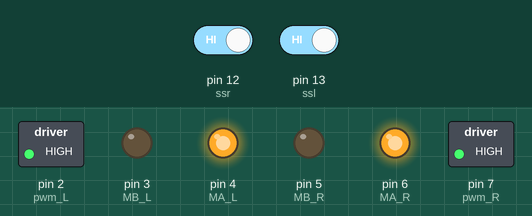
The sketch below on a simulated Arduino Uno, built with avr-gcc and run on an emulated ATmega328P. Shown: switched loads named in the sketch (green lamp = pin HIGH), output pins drawn as LEDs (lit = HIGH). The inputs (shaded band) are chosen by the test bench; at power-on: pin 12 (ssr) HIGH, pin 13 (ssl) HIGH.

Above: at 1.2 s.
1.3 s: pin 12 (ssr) driven LOW
At 2.5 s:
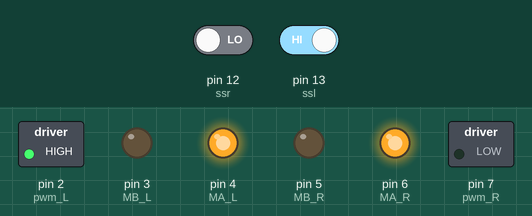
2.8 s: pin 13 (ssl) driven LOW
At 3.9 s:
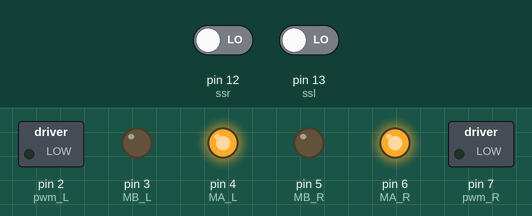
4.3 s: pin 12 (ssr) driven HIGH
At 5.0 s:
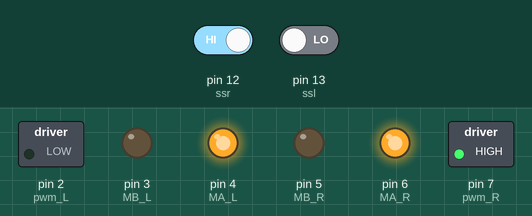
5.8 s: pin 13 (ssl) driven HIGH
At 6.2 s:
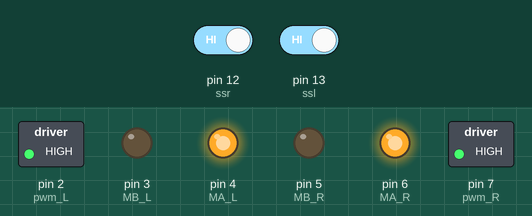
Timing chart, 0 to 8.3 s (numbered marks = the images above; inputs shaded):
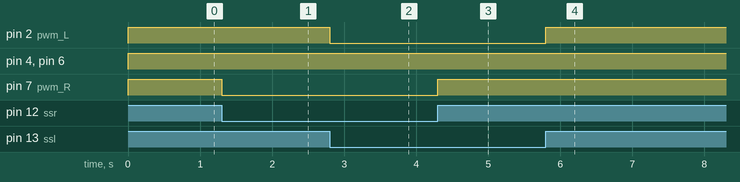

The sketch:

lesson_7_robot_trackline.ino
```cpp
int ssr = 12;
int ssl = 13;
int MA_R = 6;
int MB_R = 5;
int pwm_R = 7;
int MA_L = 4;
int MB_L = 3;
int pwm_L = 2;
void setup() {
  pinMode (ssr, INPUT);
  pinMode (ssl, INPUT);
  pinMode (MA_R, OUTPUT);
  pinMode (MB_R, OUTPUT);
  pinMode (MA_L, OUTPUT);
  pinMode (MB_L, OUTPUT);
  pinMode (pwm_R, OUTPUT);
  pinMode (pwm_L, OUTPUT);
}

void loop() {
  int sr = 0;
  int sl = 0;
  sr = digitalRead (ssr);
  sl = digitalRead (ssl);
  if (sr == 0)
  {
    digitalWrite (MA_R, 1);
    digitalWrite (MB_R, 0);
    analogWrite (pwm_R, 0);
  }
  if (sl == 0)
  {
    digitalWrite (MA_L, 1);
    digitalWrite (MB_L, 0);
    analogWrite (pwm_L, 0);
  }
  if (sl == 1)
  {
    digitalWrite (MA_L, 1);
    digitalWrite (MB_L, 0);
    analogWrite (pwm_L, 255);
  }
  if (sr == 1)
  {
    digitalWrite (MA_R, 1);
    digitalWrite (MB_R, 0);
    analogWrite (pwm_R, 255);
  }
}
```

Measured:
- after the input at 1.3 s, pin 7 (pwm_R): HIGH → LOW at once
- after the input at 2.8 s, pin 2 (pwm_L): HIGH → LOW at once
- after the input at 4.3 s, pin 7 (pwm_R): LOW → HIGH at once
- after the input at 5.8 s, pin 2 (pwm_L): LOW → HIGH at once
